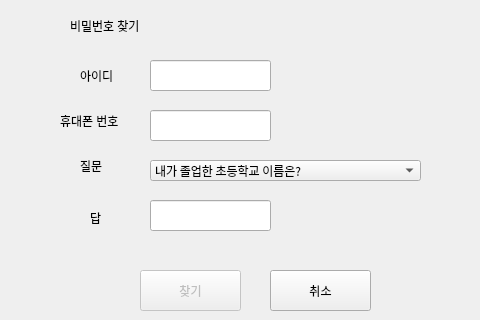
      <widget class="QWidget" name="tab_2">
       <attribute name="title">
        <string>비밀번호 찾기</string>
       </attribute>
       <widget class="QLabel" name="pw_question">
        <property name="geometry">
         <rect>
          <x>150</x>
          <y>190</y>
          <width>321</width>
          <height>16</height>
         </rect>
        </property>
        <property name="text">
         <string/>
        </property>
       </widget>
       <widget class="QLineEdit" name="id_pw_lookup">
        <property name="geometry">
         <rect>
          <x>150</x>
          <y>60</y>
          <width>121</width>
          <height>31</height>
         </rect>
        </property>
       </widget>
       <widget class="QLabel" name="label_61">
        <property name="geometry">
         <rect>
          <x>70</x>
          <y>0</y>
          <width>221</width>
          <height>51</height>
         </rect>
        </property>
        <property name="text">
         <string>비밀번호 찾기</string>
        </property>
       </widget>
       <widget class="QLabel" name="label_55">
        <property name="geometry">
         <rect>
          <x>80</x>
          <y>70</y>
          <width>56</width>
          <height>12</height>
         </rect>
        </property>
        <property name="text">
         <string>아이디</string>
        </property>
       </widget>
       <widget class="QLineEdit" name="tel_pw_lookup">
        <property name="geometry">
         <rect>
          <x>150</x>
          <y>110</y>
          <width>121</width>
          <height>31</height>
         </rect>
        </property>
       </widget>
       <widget class="QLabel" name="label_62">
        <property name="geometry">
         <rect>
          <x>60</x>
          <y>110</y>
          <width>81</width>
          <height>21</height>
         </rect>
        </property>
        <property name="text">
         <string>휴대폰 번호</string>
        </property>
       </widget>
       <widget class="QPushButton" name="btn_pw_cancel">
        <property name="geometry">
         <rect>
          <x>270</x>
          <y>270</y>
          <width>101</width>
          <height>41</height>
         </rect>
        </property>
        <property name="text">
         <string>취소</string>
        </property>
       </widget>
       <widget class="QLabel" name="label_68">
        <property name="geometry">
         <rect>
          <x>80</x>
          <y>160</y>
          <width>56</width>
          <height>12</height>
         </rect>
        </property>
        <property name="text">
         <string>질문</string>
        </property>
       </widget>
       <widget class="QLineEdit" name="answer_pw_lookup">
        <property name="geometry">
         <rect>
          <x>150</x>
          <y>200</y>
          <width>121</width>
          <height>31</height>
         </rect>
        </property>
       </widget>
       <widget class="QPushButton" name="btn_pw_lookup">
        <property name="enabled">
         <bool>false</bool>
        </property>
        <property name="geometry">
         <rect>
          <x>140</x>
          <y>270</y>
          <width>101</width>
          <height>41</height>
         </rect>
        </property>
        <property name="text">
         <string>찾기</string>
        </property>
       </widget>
       <widget class="QLabel" name="label_69">
        <property name="geometry">
         <rect>
          <x>90</x>
          <y>210</y>
          <width>21</width>
          <height>16</height>
         </rect>
        </property>
        <property name="text">
         <string>답 </string>
        </property>
       </widget>
       <widget class="QComboBox" name="combo_pw">
        <property name="geometry">
         <rect>
          <x>150</x>
          <y>160</y>
          <width>271</width>
          <height>21</height>
         </rect>
        </property>
        <property name="font">
         <font>
          <family>돋움체</family>
         </font>
        </property>
        <item>
         <property name="text">
          <string>내가 졸업한 초등학교 이름은?</string>
         </property>
        </item>
        <item>
         <property name="text">
          <string>가장 좋아하는 책의 제목은?</string>
         </property>
        </item>
        <item>
         <property name="text">
          <string>가장 좋아하는 작가의 이름은?</string>
         </property>
        </item>
        <item>
         <property name="text">
          <string>내가 제일 존경하는 인물은?</string>
         </property>
        </item>
       </widget>
      </widget>
